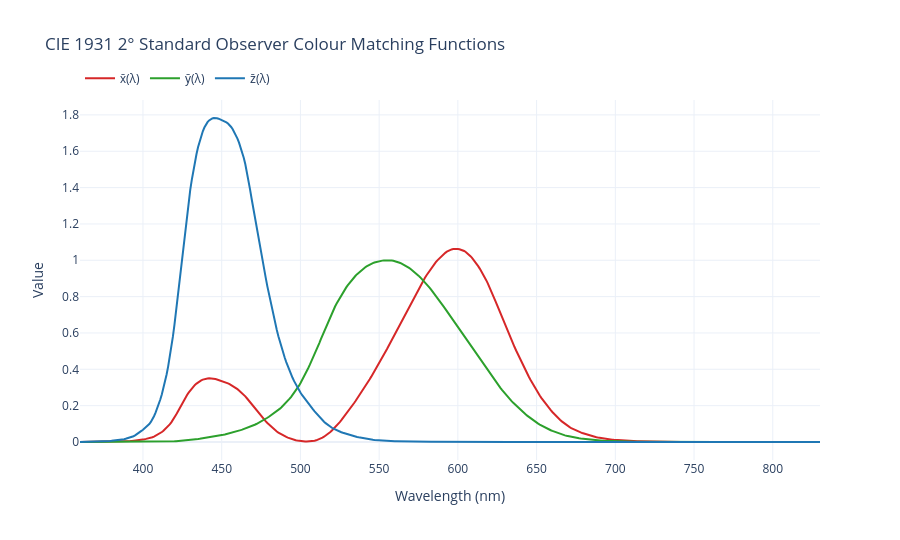

Write notebook code for a chart like this one.
### Markdown cell above
# CIE 1931 2° Standard Observer (Plotly)

Interactive plot of the CIE 1931 2° colour matching functions.
Hover any point to read wavelength (nm) and function value.

### Code cell
import numpy as np
import plotly.graph_objects as go
from colour.colorimetry import MSDS_CMFS

cmfs = MSDS_CMFS['CIE 1931 2 Degree Standard Observer']
wavelengths = np.asarray(cmfs.wavelengths, dtype=np.float64)
x_bar = np.asarray(cmfs.values[..., 0], dtype=np.float64)
y_bar = np.asarray(cmfs.values[..., 1], dtype=np.float64)
z_bar = np.asarray(cmfs.values[..., 2], dtype=np.float64)

fig = go.Figure()
fig.add_trace(go.Scatter(
    x=wavelengths, y=x_bar, mode='lines', name='x̄(λ)',
    line={'color': '#d62728', 'width': 2},
    hovertemplate='x̄(λ)<br>λ=%{x:.0f} nm<br>value=%{y:.6f}<extra></extra>'
))
fig.add_trace(go.Scatter(
    x=wavelengths, y=y_bar, mode='lines', name='ȳ(λ)',
    line={'color': '#2ca02c', 'width': 2},
    hovertemplate='ȳ(λ)<br>λ=%{x:.0f} nm<br>value=%{y:.6f}<extra></extra>'
))
fig.add_trace(go.Scatter(
    x=wavelengths, y=z_bar, mode='lines', name='z̄(λ)',
    line={'color': '#1f77b4', 'width': 2},
    hovertemplate='z̄(λ)<br>λ=%{x:.0f} nm<br>value=%{y:.6f}<extra></extra>'
))

fig.update_layout(
    title='CIE 1931 2° Standard Observer Colour Matching Functions',
    template='plotly_white',
    xaxis={'title': 'Wavelength (nm)'},
    yaxis={'title': 'Value'},
    hovermode='x unified',
    legend={'orientation': 'h', 'yanchor': 'bottom', 'y': 1.02, 'xanchor': 'left', 'x': 0},
    height=540,
)

fig.show()

### Figure 1 — Plotly figure (JSON) as saved in the notebook; plotly's stock layout.template omitted (floating-point values rounded to 4 significant figures; data arrays with more than 128 entries replaced by an {"elided": "..."} marker saying what was removed)
{"data": [{"hovertemplate": "x̄(λ)<br>λ=%{x:.0f} nm<br>value=%{y:.6f}<extra></extra>", "line": {"color": "#d62728", "width": 2}, "mode": "lines", "name": "x̄(λ)", "type": "scatter", "x": {"elided": "471 float values"}, "y": {"elided": "471 float values"}}, {"hovertemplate": "ȳ(λ)<br>λ=%{x:.0f} nm<br>value=%{y:.6f}<extra></extra>", "line": {"color": "#2ca02c", "width": 2}, "mode": "lines", "name": "ȳ(λ)", "type": "scatter", "x": {"elided": "471 float values"}, "y": {"elided": "471 float values"}}, {"hovertemplate": "z̄(λ)<br>λ=%{x:.0f} nm<br>value=%{y:.6f}<extra></extra>", "line": {"color": "#1f77b4", "width": 2}, "mode": "lines", "name": "z̄(λ)", "type": "scatter", "x": {"elided": "471 float values"}, "y": {"elided": "471 float values"}}], "layout": {"height": 540, "hovermode": "x unified", "legend": {"orientation": "h", "x": 0, "xanchor": "left", "y": 1.02, "yanchor": "bottom"}, "title": {"text": "CIE 1931 2° Standard Observer Colour Matching Functions"}, "xaxis": {"title": {"text": "Wavelength (nm)"}}, "yaxis": {"title": {"text": "Value"}}}}
